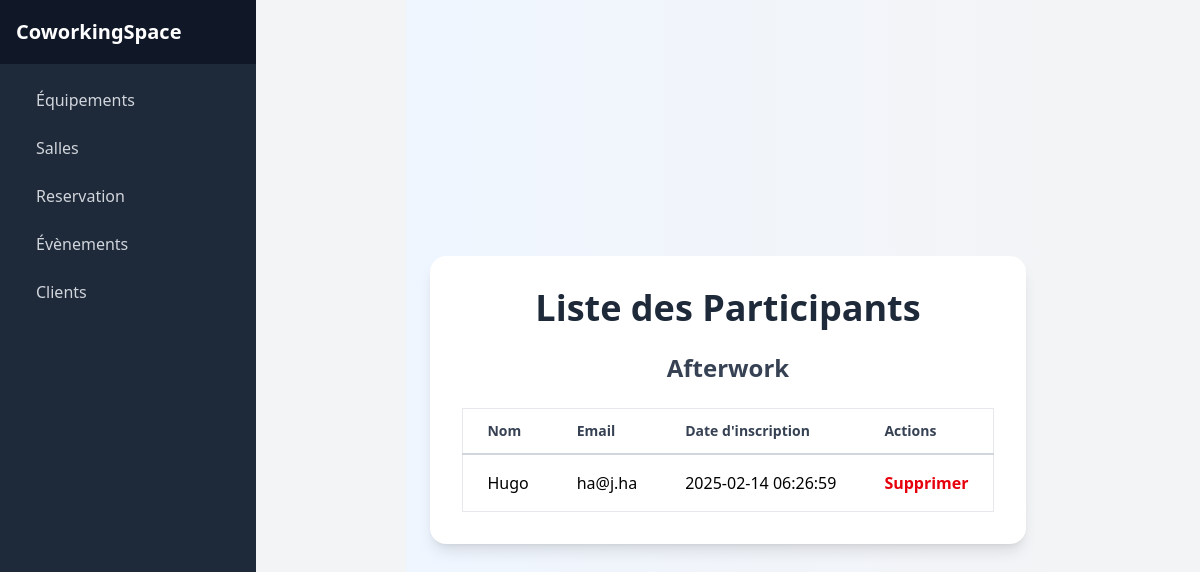
Page /Coworking/pages/participants_list.php?evenement_id=3 on the committed database.
### tables this page shows
CREATE TABLE IF NOT EXISTS `evenement` (
  `id` int NOT NULL AUTO_INCREMENT,
  `nom` varchar(255) DEFAULT NULL,
  `description` varchar(500) DEFAULT NULL,
  `image` varchar(255) DEFAULT NULL,
  `tarif` double DEFAULT NULL,
  `participants` int DEFAULT NULL,
  `salle_id` int DEFAULT NULL,
  `dateDebut` datetime DEFAULT NULL,
  `dateFin` datetime DEFAULT NULL,
  PRIMARY KEY (`id`),
  KEY `FK_Evenement_type` (`salle_id`)
);

CREATE TABLE IF NOT EXISTS `utilisateur` (
  `id` int NOT NULL AUTO_INCREMENT,
  `nom` varchar(255) DEFAULT NULL,
  `username` varchar(255) DEFAULT NULL,
  `prenom` varchar(255) DEFAULT NULL,
  `adresse` varchar(255) DEFAULT NULL,
  `CIN` varchar(20) DEFAULT NULL,
  `email` varchar(255) DEFAULT NULL,
  `password` varchar(255) DEFAULT NULL,
  `blocked` tinyint(1) DEFAULT '0',
  PRIMARY KEY (`id`),
  UNIQUE KEY `username` (`username`),
  UNIQUE KEY `CIN` (`CIN`),
  UNIQUE KEY `email` (`email`)
);

CREATE TABLE IF NOT EXISTS `participation` (
  `evenement_id` int NOT NULL,
  `client_id` int NOT NULL,
  `date_inscription` datetime NOT NULL,
  `active` tinyint(1) DEFAULT '1',
  PRIMARY KEY (`evenement_id`,`client_id`),
  KEY `client_id` (`client_id`)
);

### Coworking/classe/Evenement.php (called while the page is built, shortened)
<?php
require_once '../classe/Salle.php';
require_once '../classe/Client.php';
class Evenement {
    private string $nom;
    public function __construct(
        int $id, string $nom, string $description, string $image, float $tarif,
        int $participants, DateTime $dateDebut, DateTime $dateFin, Salle $salle
    ) {
        $this->nom = $nom;
    }
    public function getNom(): string { return $this->nom; }
    public static function getEvenementById(int $id): ?Evenement {
        $pdo = Database::connect();
        $stmt = $pdo->prepare("
        SELECT * FROM evenement e WHERE e.id = :id");
        $stmt->bindParam(':id', $id, PDO::PARAM_INT);
        $stmt->execute();
        $result = $stmt->fetch(PDO::FETCH_ASSOC);
        $salle = Salle::getSalleById(intval($result['salle_id']));
        $event = new Evenement(
            $result['id'],
            $result['nom'],
            $result['description'],
            $result['image'],
            $result['tarif'],
            $result['participants'],
            new DateTime($result['dateDebut']),
            new DateTime($result['dateFin']),
            $salle
        );
        $clients = self::getEventClients($id);
        foreach ($clients as $clientData) {
            $client = Client::getClientByID(intval($clientData['id']));
            $event->ajouterClient($client);
        }
        return $event;
    }
    public static function getEventClients(int $eventId): array {
        $pdo = Database::connect();
        $stmt = $pdo->prepare("
        SELECT client.* FROM client
        JOIN participation ON client.id = participation.client_id
        WHERE participation.evenement_id = :event_id
        ");
        $stmt->bindParam(':event_id', $eventId, PDO::PARAM_INT);
        $stmt->execute();
        return $stmt->fetchAll(PDO::FETCH_ASSOC);
    }
    public static function getListeParticipants($evenementId) {
        $pdo = Database::connect();
        $sql = "SELECT u.id, u.nom, u.email, p.date_inscription
            FROM Utilisateur u
            JOIN Participation p ON u.id = p.client_id
            WHERE p.evenement_id = ?";
        $stmt = $pdo->prepare($sql);
        $stmt->execute([$evenementId]);
        return $stmt->fetchAll(PDO::FETCH_ASSOC);
    }
}

### Coworking/classe/Salle.php (called while the page is built, shortened)
<?php
require_once '../classe/Type.php';
class Salle {
    public static function getSalleById(int $id): ?Salle {
        $pdo = Database::connect();
        $stmt = $pdo->prepare("SELECT * FROM salle WHERE id = :id");
        $stmt->bindParam(':id', $id, PDO::PARAM_INT);
        $stmt->execute();
        $data = $stmt->fetch(PDO::FETCH_ASSOC);
        if ($data) {
            $type = Type::getTypeById($data['type_id']);
            $salle = new Salle($data['id'], $data['nom'],$data['description'],$data['capacite'],$data['image'], $data['price'], $type);
            $equipements = self::getEquipementsForSalle($id);
            foreach ($equipements as $equipementData) {
                $equipement = new Equipement($equipementData['id'], $equipementData['nom']);
                $salle->ajouterEquipement($equipement);
            }
            return $salle;
        }
        return null;
    }
    public static function getEquipementsForSalle(int $salleId): array {
        $pdo = Database::connect();
        $stmt = $pdo->prepare("
            SELECT equipement.* FROM equipement
            JOIN salle_equipement ON equipement.id = salle_equipement.equipement_id
            WHERE salle_equipement.salle_id = :salle_id
        ");
        $stmt->bindParam(':salle_id', $salleId, PDO::PARAM_INT);
        $stmt->execute();
        return $stmt->fetchAll(PDO::FETCH_ASSOC);
    }
}

### Coworking/classe/Type.php (called while the page is built, shortened)
<?php
require_once 'Salle.php';
class Type {
    public static function getTypeById(int $id): ?Type {
        $pdo = Database::connect();
        $stmt = $pdo->prepare("SELECT * FROM \ttype WHERE id = :id");
        $stmt->bindParam(':id', $id, PDO::PARAM_INT);
        $stmt->execute();
        $data = $stmt->fetch(PDO::FETCH_ASSOC);
        if ($data) {
            return new Type($data['id'], $data['nom']);
        }
        return null;
    }
}

### Coworking/classe/Client.php (called while the page is built, shortened)
<?php
class Client extends Utilisateur {
    public static function getClientByID($id) : ?Client{
        $pdo = Database::connect();
        $stmt = $pdo->prepare("SELECT u.*, c.actif FROM utilisateur u JOIN client c ON u.id = c.id WHERE c.id = ?");
        $stmt->execute([$id]);
        $data = $stmt->fetch(PDO::FETCH_ASSOC);
        if ($data) {
            $client = new Client(
                $data['nom'], $data['username'], $data['prenom'], $data['adresse'], $data['CIN'], $data['email'],
                $data['password'], $data['actif']
            );
            $client -> setId(intval($data['id']));
            return $client;
        }
        return null;
    }
    }
?>

### Coworking/pages/participants_list.php (the view, shortened to what this page needs)
<?php
require_once '../classe/Evenement.php';
require_once '../classe/Client.php';
$evenementId = intval($_GET['evenement_id']);
$evenement = Evenement::getEvenementById($evenementId);
$participants = Evenement::getListeParticipants($evenementId);
include("../component/header_gest.php");
?>
<div class="bg-gradient-to-r mx-auto from-blue-50 to-gray-100 min-h-screen flex items-center justify-center p-6">
    <div class="bg-white rounded-2xl shadow-lg w-full max-w-4xl p-8">
        <h1 class="text-4xl font-extrabold text-gray-800 mb-6 text-center">Liste des Participants</h1>
        <h2 class="text-2xl font-semibold text-gray-700 mb-6 text-center"><?= htmlspecialchars($evenement->getNom()) ?></h2>
        <div class="overflow-x-auto">
            <table class="min-w-full bg-white border border-gray-200">
                <thead>
                    <tr>
                        <th class="px-6 py-3 border-b-2 border-gray-300 text-left text-sm font-semibold text-gray-700">Nom</th>
                        <th class="px-6 py-3 border-b-2 border-gray-300 text-left text-sm font-semibold text-gray-700">Email</th>
                        <th class="px-6 py-3 border-b-2 border-gray-300 text-left text-sm font-semibold text-gray-700">Date d'inscription</th>
                        <th class="px-6 py-3 border-b-2 border-gray-300 text-left text-sm font-semibold text-gray-700">Actions</th>
                    </tr>
                </thead>
                <tbody>
                    <?php foreach ($participants as $participant): ?>
                        <tr class="hover:bg-gray-50">
                            <td class="px-6 py-4 border-b border-gray-200"><?= htmlspecialchars($participant['nom']) ?></td>
                            <td class="px-6 py-4 border-b border-gray-200"><?= htmlspecialchars($participant['email']) ?></td>
                            <td class="px-6 py-4 border-b border-gray-200"><?= htmlspecialchars($participant['date_inscription']) ?></td>
                            <td class="px-6 py-4 border-b border-gray-200">
                                <a href="supp_participant.php?evenement_id=<?= $evenementId ?>&client_id=<?= $participant['id'] ?>"
                                   class="text-red-600 hover:text-red-900 font-semibold">
                                    Supprimer
                                </a>
                            </td>
                        </tr>
                    <?php endforeach; ?>
                </tbody>
            </table>
        </div>
    </div>
</div>

### rows in the picture
evenement: nom "Afterwork"
utilisateur: nom "Hugo", email "ha@j.ha", participation.date_inscription "2025-02-14 06:26:59"
